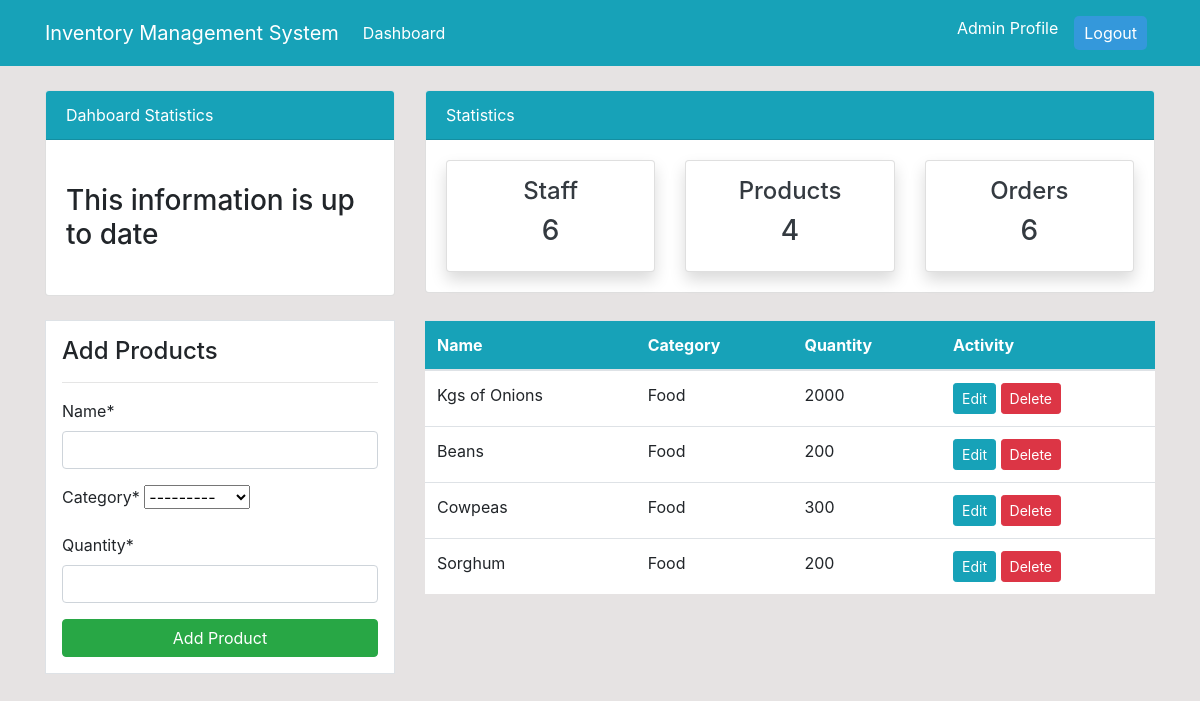
Page /product/ (signed in) on the earlier database version.
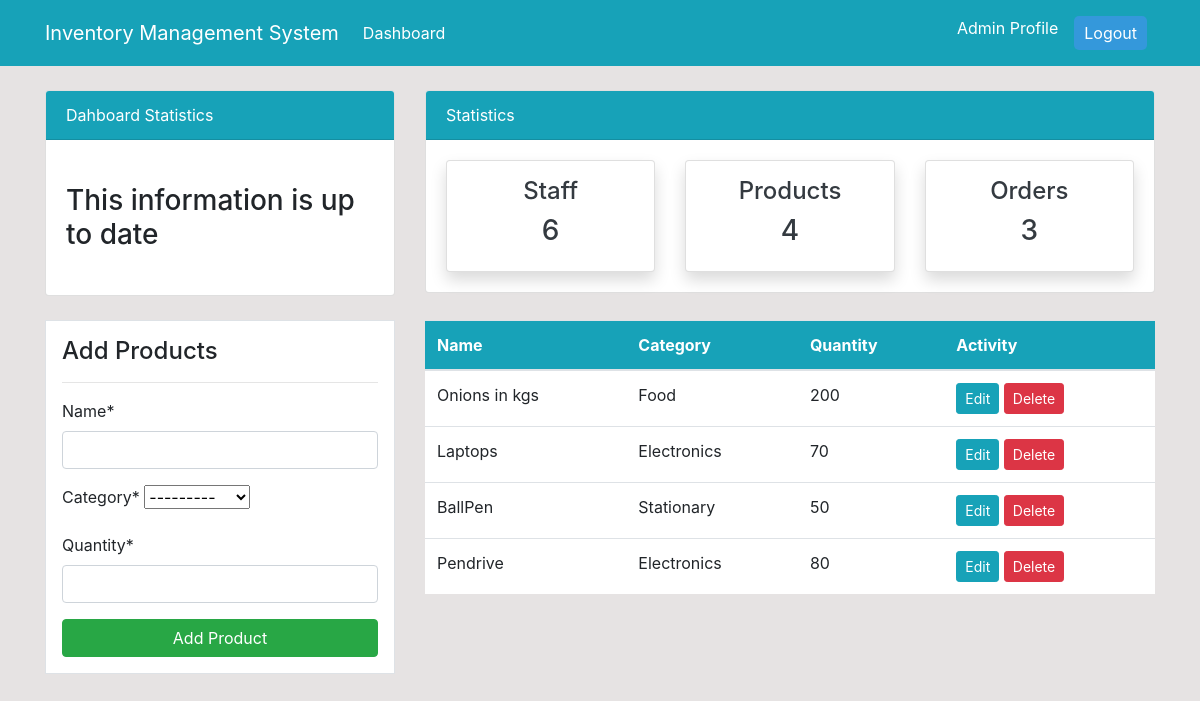
Same page on the later database version.
### dashboard/models.py (models this page shows, shortened)
class Product(models.Model):
    name = models.CharField(max_length =100, null=True)
    category = models.CharField(max_length=20, choices = CATEGORY, null=True)
    quantity = models.PositiveIntegerField(null=True)
    class Meta:
        verbose_name_plural = 'Product'

### dashboard/views.py (the view)
# urls.py: path('product/', views.product, name = 'dashboard-product'),
@login_required
def product(request):
    items = Product.objects.all() #using ORM
    product_count = items.count()
    workers_count = User.objects.all().count()
    orders_count = Order.objects.all().count()
    if request.method == 'POST':
        form = ProductForm(request.POST)
        if form.is_valid():
            form.save()
            product_name = form.cleaned_data.get('name')
            messages.success(request, f'{product_name} has been added')
            return redirect("dashboard-product")
    else:
        form = ProductForm()
    context ={
        'items': items,
        'form' : form,
        'workers_count':workers_count,
        'orders_count': orders_count,
        'product_count': product_count,
    }
    return render(request, 'dashboard/product.html', context)

### dashboard/forms.py
class ProductForm(forms.ModelForm):
    class Meta:
        model = Product
        fields = ['name', 'category', 'quantity']

### templates/dashboard/product.html (shortened to what this page needs)
{% extends 'partials/base.html' %}
{% block content %}
{% include 'partials/topnav.html'%}
{% load crispy_forms_tags %}
<div class="container">
    <div class="row my-4">
    <div class="col-md-4">
    <div class="border bg-white p-3">
    <h4>Add Products</h4>
    <hr>
    <form  method = "POST">
       {{ form|crispy }}
       <input class="btn btn-success btn-block" type="submit" value="Add Product">
    </form>
    </div>
    </div>
    <div class="col-md-8">
    <table class="table bg-white">
    <thead class="bg-info">
    <tr class="text-white">
    <th scope="col">Name</th>
    <th scope="col">Category</th>
    <th scope="col">Quantity</th>
    <th scope="col">Activity</th>
    </tr>
    </thead>
    <tbody>
    {% for item in items  %}
    <tr>
    <td>{{ item.name }}</td>
    <td>{{ item.category }}</td>
    <td>{{ item.quantity }}</td>
    <td>
    <a class="btn btn-info btn-sm" href="{% url 'dashboard-product-update' item.id %}">Edit</a>
    <a class="btn btn-danger btn-sm" href="{% url 'dashboard-product-delete' item.id %}">Delete</a>
    </td>
    </tr>
    {% endfor %}
    </tbody>
    </table>
    </div>
    </div>
    </div>
{% endblock %}

### templates/partials/base.html (shortened to what this page needs)
{% load static %}
<!doctype html>
<html lang="en">
  <head>
    <link rel="stylesheet" href="https://cdn.jsdelivr.net/npm/bootstrap@4.6.2/dist/css/bootstrap.min.css">
<link rel="stylesheet" href="{%static '/style.css' %}">
  </head>
  <body>
    {% include 'partials/nav.html' %}
    {% block content%}
    {%endblock%}
  </body>
</html>

### templates/partials/nav.html (shortened to what this page needs)
{% load crispy_forms_tags %}
<nav class="navbar navbar-expand-lg navbar-info bg-info">
    {%if user.is_authenticated %}
    <div class="container">
    <a class="navbar-brand text-white" href="{%url 'dashboard-index' %}">Inventory Management System</a>
    <div class="collapse navbar-collapse" id="navbarSupportedContent">
    <ul class="navbar-nav mr-auto">
    <li class="nav-item active">
    <a class="nav-link text-white" href="{%url 'dashboard-index' %}">Dashboard </a>
    </li>
    </ul>
    <ul class="navbar-nav ml-auto">
    <li class="nav-item active">
    <a class="nav-link text-white" href="{% url 'user-profile' %}">{{ user.username }} Profile </a>
    </li>
    <li class="nav-item">
        <form method="post" action="{% url 'user-logout' %}">
            <span class="nav-link text-white">
              <button type="submit"style="background-color: #3498db; color: white; padding: 5px 10px; border: none; border-radius: 5px;">Logout</button>
            </span>
          </form>
    </li>
    </ul>
        {% endif %}
    </div>
    </div>
</nav>

### templates/partials/topnav.html (shortened to what this page needs)
<div class="container">
    <div class="row mt-4">
    <div class="col-md-4">
    <div class="card">
    <div class="card-header bg-info text-white">
        Dahboard Statistics
    </div>
    <div class="card-body">
    <marquee behavior="" direction="">
    <h3 class="my-4">This information is up to date</h3>
    </marquee>
    </div>
    </div>
    </div>
    <div class="col-md-8">
    <div class="card">
    <div class="card-header bg-info text-white">
    Statistics
    </div>
    <div class="card-body">
    <div class="row">
    <div class="col-md-4">
    <a class="text-decoration-none text-dark" href="{%url 'dashboard-staff'%}">
    <div class="card my-card shadow text-center p-3">
    <h4>Staff </h4>
    <h3>{{ workers_count }}</h3>
    </div>
    </a>
    </div>
    <div class="col-md-4">
    <a class="text-decoration-none text-dark" href="{%url 'dashboard-product'%}">
    <div class="card my-card shadow text-center p-3">
    <h4>Products </h4>
    <h3>{{  product_count }}</h3>
    </div>
    </a>
    </div>
    <div class="col-md-4">
    <a class="text-decoration-none text-dark" href="{%url 'dashboard-order'%}">
    <div class="card my-card shadow text-center p-3">
    <h4>Orders </h4>
    <h3>{{ orders_count }}</h3>
    </div>
    </a>
    </div>
    </div>
    </div>
    </div>
    </div>
    </div>
    </div>

### static/style.css (style rules this page uses)
body { background: rgb(230, 227, 227); }

Differences in the rows shown:
removed Product: name "Kgs of Onions", category "Food", quantity "2000"
removed Product: name "Cowpeas", category "Food", quantity "300"
removed Product: name "Sorghum", category "Food", quantity "200"
changed Product "Food": name "Beans" → "Onions in kgs"
added Product: name "Laptops", category "Electronics", quantity "70"
added Product: name "BallPen", category "Stationary", quantity "50"
added Product: name "Pendrive", category "Electronics", quantity "80"
Other differences:
{{ orders_count }}: "6" → "3"
